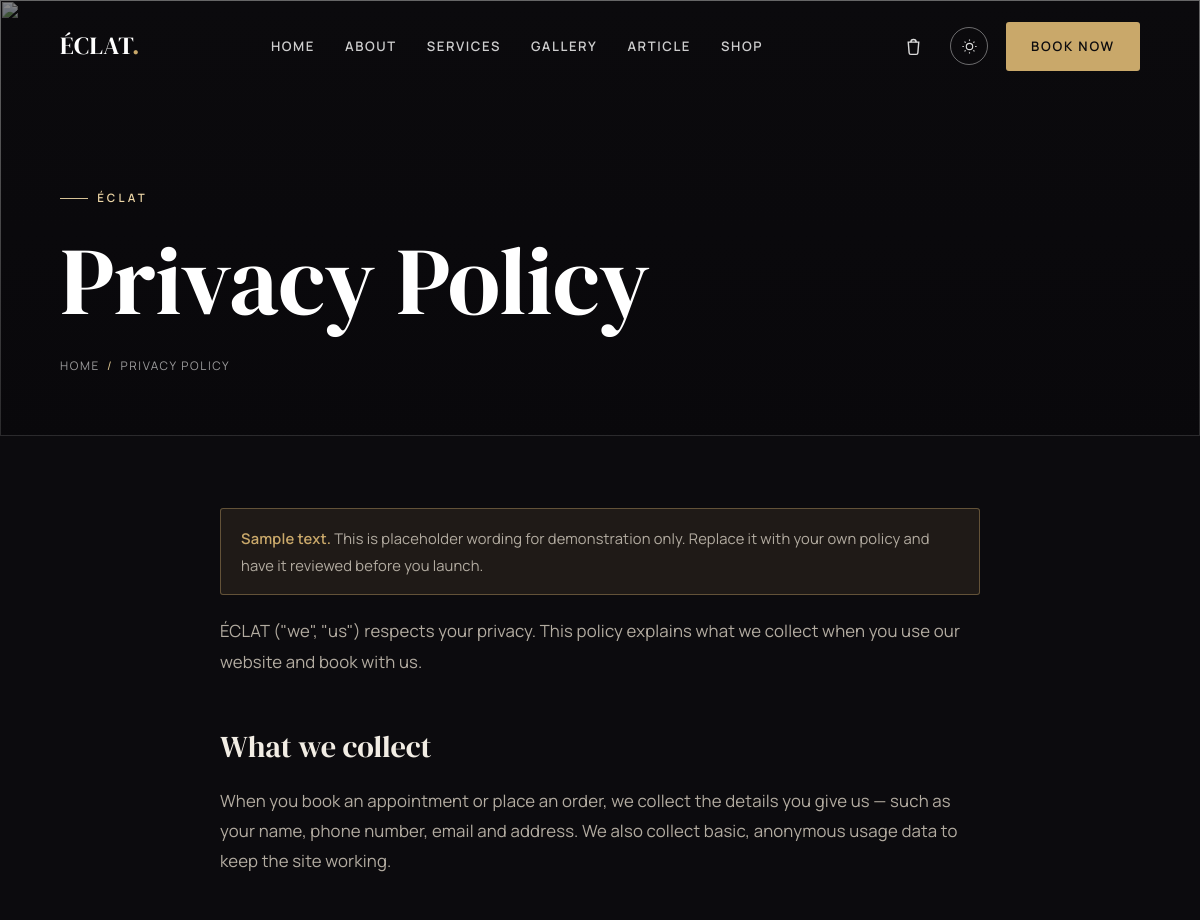
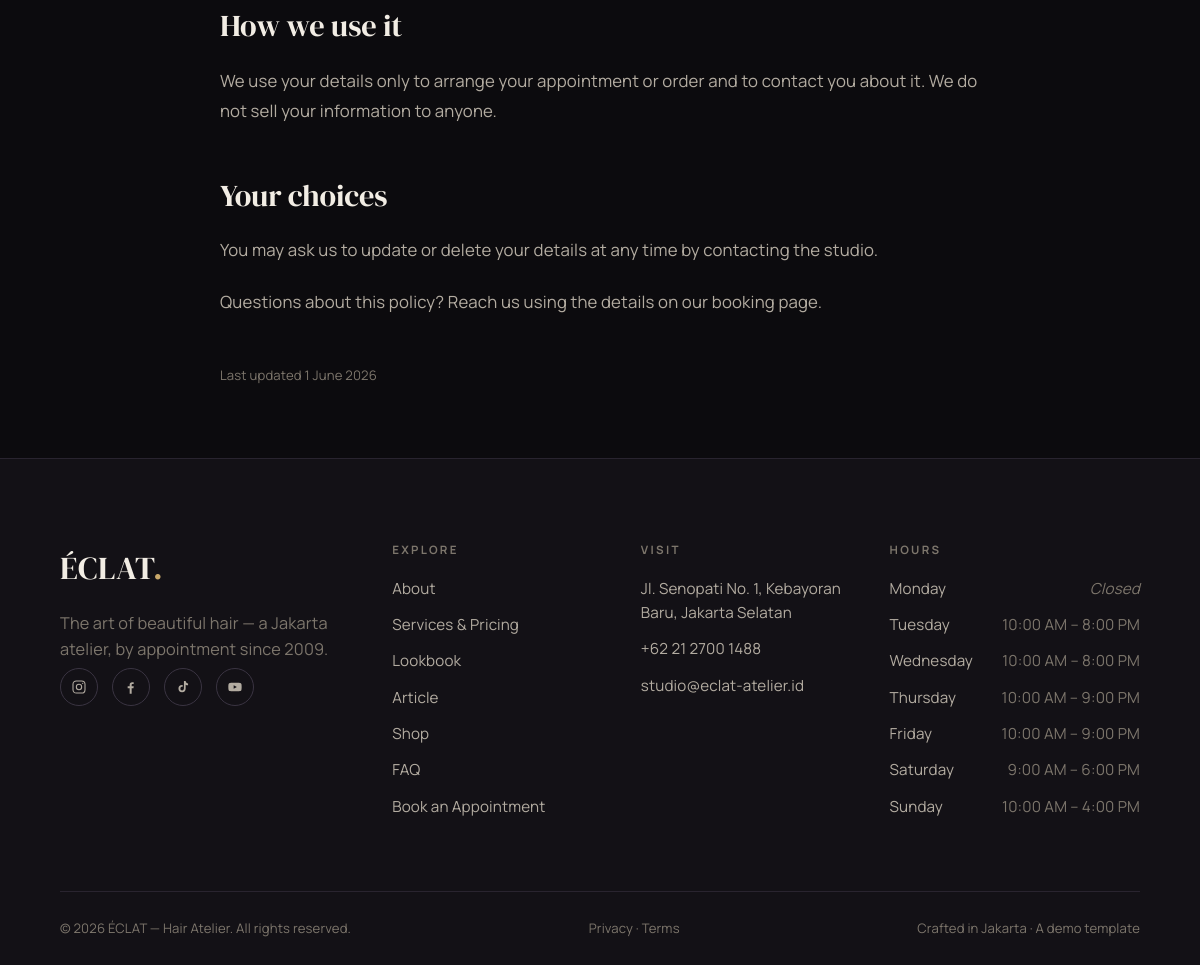
The page /privacy on the database its author committed (2 pictures, top to bottom).
### tables this page shows
CREATE TABLE pages (
    id         INT AUTO_INCREMENT PRIMARY KEY,
    slug       VARCHAR(120) NOT NULL UNIQUE,
    title      VARCHAR(200) NOT NULL,
    body       MEDIUMTEXT   NOT NULL,
    is_active  TINYINT(1)   NOT NULL DEFAULT 1,
    updated_at DATETIME     NULL
);

CREATE TABLE opening_hours (
    id         INT AUTO_INCREMENT PRIMARY KEY,
    day_order  TINYINT      NOT NULL,
    day_name   VARCHAR(12)  NOT NULL,
    open_time  TIME         NULL,
    close_time TIME         NULL,
    is_closed  TINYINT(1)   NOT NULL DEFAULT 0
);

### app/controllers/page.php (called while the page is built, shortened)
<?php
$slug = $_GET['slug'] ?? '';
$page = get_page_by_slug($slug);
render('page', [
    'title'        => $page['title'] . ' — ' . get_setting('site_name_full'),
    'meta'         => $page['title'] . ' — ' . get_setting('site_name'),
    'active'       => '',
    'css'          => ['page'],
    'page'         => $page,
]);

### public/index.php (called while the page is built, shortened)
<?php
$routes = require APP_PATH . '/routes.php';
$uri  = parse_url($_SERVER['REQUEST_URI'] ?? '/', PHP_URL_PATH) ?? '/';
if (BASE_URL !== '') {
    if ($uri === BASE_URL) {
        $uri = '/';
    } elseif (str_starts_with($uri, BASE_URL . '/')) {
        $uri = substr($uri, strlen(BASE_URL));
    }
}
$path = '/' . trim($uri, '/');
$controller = $routes[$path] ?? null;
if ($controller === null && preg_match('#^/shop/([a-z0-9][a-z0-9-]*)$#', $path, $m)) {
    $_GET['slug'] = $m[1];
    $controller = 'product';
}
if ($controller === null && preg_match('#^/blog/([a-z0-9][a-z0-9-]*)$#', $path, $m)) {
    $_GET['slug'] = $m[1];
    $controller = 'article';
}
if ($controller === null && preg_match('#^/([a-z0-9][a-z0-9-]*)$#', $path, $m)) {
    $controller = 'page';
}
if ($controller === null) {
    http_response_code(404);
    $controller_file = APP_PATH . '/controllers/not_found.php';
} else {
    $controller_file = APP_PATH . '/controllers/' . $controller . '.php';
}
require $controller_file;

### app/database.php (called while the page is built, shortened)
<?php
function db(): PDO {
    static $pdo = null;
    if ($pdo instanceof PDO) {
        return $pdo;
    }
    $opts = [
        PDO::ATTR_ERRMODE            => PDO::ERRMODE_EXCEPTION,
        PDO::ATTR_DEFAULT_FETCH_MODE => PDO::FETCH_ASSOC,
        PDO::ATTR_EMULATE_PREPARES   => false,
    ];
    try {
        if (DB_DRIVER === 'sqlite') {
            $pdo = new PDO('sqlite:' . DB_SQLITE_PATH, null, null, $opts);
            $pdo->exec('PRAGMA foreign_keys = ON');
        } else {
            $dsn = sprintf('mysql:host=%s;port=%s;dbname=%s;charset=utf8mb4',
                DB_HOST, DB_PORT, DB_NAME);
            $pdo = new PDO($dsn, DB_USER, DB_PASS, $opts);
        }
    } catch (PDOException $ex) {
        http_response_code(500);
        exit(APP_DEBUG
            ? 'Database connection failed: ' . $ex->getMessage()
            : 'The site is temporarily unavailable. Please try again shortly.');
    }
    return $pdo;
}
function q(string $sql, array $params = []): array {
    $stmt = db()->prepare($sql);
    $stmt->execute($params);
    return $stmt->fetchAll();
}
function q1(string $sql, array $params = []): ?array {
    $stmt = db()->prepare($sql);
    $stmt->execute($params);
    $row = $stmt->fetch();
    return $row === false ? null : $row;
}

### app/models/pages.php (called while the page is built, shortened)
<?php
function get_page_by_slug(string $slug): ?array {
    return q1('SELECT * FROM pages WHERE slug = :slug AND is_active = 1', ['slug' => $slug]);
}

### app/models/settings.php (called while the page is built, shortened)
<?php
function get_setting(string $key, string $default = ''): string {
    static $cache = null;
    if ($cache === null) {
        $cache = [];
        foreach (q('SELECT skey, svalue FROM settings') as $r) {
            $cache[$r['skey']] = $r['svalue'];
        }
    }
    return $cache[$key] ?? $default;
}

### app/models/hours.php (called while the page is built, shortened)
<?php
function get_opening_hours(): array {
    return q('SELECT day_name, open_time, close_time, is_closed
              FROM opening_hours ORDER BY day_order ASC');
}

### app/views/pages/page.php (the view, shortened to what this page needs)
<section class="page-hero page-hero--short">
    <div class="page-hero-bg"><img src="<?= e(url('assets/img/cta/cta.jpg')) ?>" alt="" aria-hidden="true"></div>
    <div class="container">
        <span class="eyebrow">ÉCLAT</span>
        <h1><?= e($page['title']) ?></h1>
        <div class="breadcrumb"><a href="<?= e(url('')) ?>">Home</a><span class="sep">/</span><?= e($page['title']) ?></div>
    </div>
</section>
<section class="section">
    <div class="container narrow page-body reveal"><?= $page['body'] ?></div>
    <?php if (!empty($page['updated_at'])): ?>
        <div class="container narrow page-updated">Last updated <?= e(date('j F Y', strtotime((string) $page['updated_at']))) ?></div>
    <?php endif; ?>
</section>

### app/views/partials/footer.php (shortened to what this page needs)
<?php
$hours   = get_opening_hours();
$ig = get_setting('instagram'); $fb = get_setting('facebook');
$tt = get_setting('tiktok');    $yt = get_setting('youtube');
?>
<footer class="site-footer">
    <div class="container">
        <div class="footer-top">
            <div class="footer-brand">
                <div class="brand"><?= e(get_setting('site_name')) ?><span class="dot">.</span></div>
                <p><?= e(get_setting('tagline')) ?> — a Jakarta atelier, by appointment since <?= e(get_setting('founded_year')) ?>.</p>
                <div class="socials">
                    <a href="<?= e($ig) ?>" aria-label="Instagram"><svg viewBox="0 0 24 24" fill="none" stroke="currentColor" stroke-width="1.6"><rect x="3" y="3" width="18" height="18" rx="5"/><circle cx="12" cy="12" r="4"/><circle cx="17.5" cy="6.5" r="1" fill="currentColor" stroke="none"/></svg></a>
                    <a href="<?= e($fb) ?>" aria-label="Facebook"><svg viewBox="0 0 24 24" fill="currentColor"><path d="M13 22v-8h2.7l.4-3H13V9c0-.9.3-1.5 1.6-1.5H16V4.9c-.3 0-1.2-.1-2.3-.1-2.3 0-3.7 1.4-3.7 3.9V11H7v3h3v8z"/></svg></a>
                    <a href="<?= e($tt) ?>" aria-label="TikTok"><svg viewBox="0 0 24 24" fill="currentColor"><path d="M16 3c.3 2 1.6 3.6 3.6 3.9v2.6c-1.3.1-2.6-.3-3.6-1v5.9a5.4 5.4 0 1 1-5.4-5.4c.3 0 .6 0 .9.1v2.7a2.7 2.7 0 1 0 1.9 2.6V3z"/></svg></a>
                    <a href="<?= e($yt) ?>" aria-label="YouTube"><svg viewBox="0 0 24 24" fill="currentColor"><path d="M22 12s0-3-.4-4.4a2.3 2.3 0 0 0-1.6-1.6C18.5 5.6 12 5.6 12 5.6s-6.5 0-8 .4A2.3 2.3 0 0 0 2.4 7.6C2 9 2 12 2 12s0 3 .4 4.4a2.3 2.3 0 0 0 1.6 1.6c1.5.4 8 .4 8 .4s6.5 0 8-.4a2.3 2.3 0 0 0 1.6-1.6C22 15 22 12 22 12zm-12 2.8V9.2l4.8 2.8z"/></svg></a>
                </div>
            </div>
            <div class="footer-col">
                <h4>Explore</h4>
                <ul>
                    <li><a href="<?= e(url('about')) ?>">About</a></li>
                    <li><a href="<?= e(url('services')) ?>">Services &amp; Pricing</a></li>
                    <li><a href="<?= e(url('gallery')) ?>">Lookbook</a></li>
                    <li><a href="<?= e(url('blog')) ?>">Article</a></li>
                    <li><a href="<?= e(url('shop')) ?>">Shop</a></li>
                    <li><a href="<?= e(url('faq')) ?>">FAQ</a></li>
                    <li><a href="<?= e(url('book')) ?>">Book an Appointment</a></li>
                </ul>
            </div>
            <div class="footer-col">
                <h4>Visit</h4>
                <ul>
                    <?php if ($addr = get_setting('address')): ?><li><?= nl2br(e($addr)) ?></li><?php endif; ?>
                    <li><a href="tel:<?= e(preg_replace('/[^0-9+]/', '', get_setting('phone'))) ?>"><?= e(get_setting('phone')) ?></a></li>
                    <li><a href="mailto:<?= e(get_setting('email')) ?>"><?= e(get_setting('email')) ?></a></li>
                </ul>
            </div>
            <div class="footer-col">
                <h4>Hours</h4>
                <ul>
                    <?php foreach ($hours as $h): ?>
                        <li class="hours-row<?= $h['is_closed'] ? ' closed' : '' ?>">
                            <span class="d"><?= e($h['day_name']) ?></span>
                            <span class="t"><?= $h['is_closed'] ? 'Closed' : e(fmt_time($h['open_time']) . ' – ' . fmt_time($h['close_time'])) ?></span>
                        </li>
                    <?php endforeach; ?>
                </ul>
            </div>
        </div>
        <div class="footer-bottom">
            <span>© <?= date('Y') ?> <?= e(get_setting('site_name_full')) ?>. All rights reserved.</span>
            <span class="footer-legal">
                <a href="<?= e(url('privacy')) ?>">Privacy</a> · <a href="<?= e(url('terms')) ?>">Terms</a>
            </span>
            <span>Crafted in Jakarta · A demo template</span>
        </div>
    </div>
</footer>

### public/assets/css/base/tokens.css (style rules this page uses)
:root { --font-display: "DM Serif Display", Georgia, "Times New Roman", serif; --font-body: "Manrope", system-ui, -apple-system, Segoe UI, Roboto, sans-serif; --fs-eyebrow: 0.72rem; --fs-body: 1.02rem; --fs-lead: clamp(1.12rem, 0.6rem + 1.1vw, 1.4rem); --h4: clamp(1.05rem, 0.9rem + 0.6vw, 1.3rem); --h3: clamp(1.4rem, 1rem + 1.4vw, 2rem); --h2: clamp(2.05rem, 1.2rem + 3.4vw, 3.4rem); --h1: clamp(2.9rem, 1.2rem + 7vw, 6rem); --container: 1220px; --container-narrow: 880px; --gutter: clamp(20px, 5vw, 64px); --section-y: clamp(60px, 6vw, 104px); --radius: 3px; --radius-lg: 6px; --ease: cubic-bezier(0.2, 0.6, 0.2, 1); --dur: 0.65s; --dur-fast: 0.28s; }
:root, [data-theme="dark"] { --bg: #0c0b0e; --bg-2: #131116; --bg-3: #1b181f; --text: #f2ede4; --text-2: #b3aca1; --text-3: #7d766c; --line: #29242f; --line-2: #3a3442; --accent: #c9a86a; --accent-2: #e2c993; --accent-ink: #0c0b0e; --overlay: linear-gradient(180deg, rgba(8,7,10,0.25) 0%, rgba(8,7,10,0.72) 100%); --shadow: 0 24px 60px -28px rgba(0,0,0,0.7); --img-filter: grayscale(0.15) contrast(1.02); }

### public/assets/css/base/typography.css (style rules this page uses)
body { font-family: var(--font-body); font-size: var(--fs-body); font-weight: 400; color: var(--text); background: var(--bg); letter-spacing: 0.01em; transition: background var(--dur-fast) var(--ease), color var(--dur-fast) var(--ease); }
h1, h2, h3, h4 { font-family: var(--font-display); font-weight: 400; line-height: 1.06; letter-spacing: -0.005em; color: var(--text); }
h1 { font-size: var(--h1); font-weight: 400; }
h2 { font-size: var(--h2); }
h4 { font-size: var(--h4); line-height: 1.2; }
p { color: var(--text-2); }
strong { color: var(--text); font-weight: 600; }
.eyebrow { font-family: var(--font-body); font-size: var(--fs-eyebrow); font-weight: 600; letter-spacing: 0.28em; text-transform: uppercase; color: var(--accent); display: inline-flex; align-items: center; gap: 0.8em; }
.eyebrow::before { content: ""; width: 28px; height: 1px; background: var(--accent); opacity: 0.7; }

### public/assets/css/components/layout.css (style rules this page uses)
.container { width: 100%; max-width: var(--container); margin-inline: auto; padding-inline: var(--gutter); }
.container.narrow { max-width: var(--container-narrow); }
.section { padding-block: var(--section-y); }
.reveal { opacity: 0; transform: translateY(22px); transition: opacity var(--dur) var(--ease), transform var(--dur) var(--ease); transition-delay: var(--d, 0s); }
.reveal.is-visible { opacity: 1; transform: none; }

### public/assets/css/components/header.css (style rules this page uses)
.brand { font-family: var(--font-display); font-size: 1.55rem; font-weight: 400; letter-spacing: 0.02em; color: var(--text); transition: color var(--dur-fast) var(--ease); }
.brand .dot { color: var(--accent); }

### public/assets/css/components/hero.css (style rules this page uses)
.page-hero { position: relative; padding-top: 180px; padding-bottom: clamp(60px, 8vw, 110px); overflow: hidden; }
.page-hero-bg { position: absolute; inset: 0; z-index: -2; }
.page-hero-bg img { width: 100%; height: 100%; object-fit: cover; filter: grayscale(0.5) brightness(0.7); }
.page-hero-bg::after { content: ""; position: absolute; inset: 0; background: var(--overlay); }
.page-hero h1 { color: #fff; max-width: 18ch; }
.page-hero .eyebrow { color: #edd6a6; margin-bottom: 22px; }
.page-hero .eyebrow::before { background: #edd6a6; opacity: 0.9; }
.breadcrumb { margin-top: 26px; font-size: 0.74rem; letter-spacing: 0.14em; text-transform: uppercase; color: rgba(255,255,255,0.6); }
.breadcrumb .sep { margin-inline: 0.6em; color: var(--accent-2); }

### public/assets/css/pages/page.css (style rules this page uses)
.page-hero--short { padding-top: 180px; padding-bottom: clamp(36px, 5vw, 64px); min-height: 0; }
.page-body { font-size: 1.05rem; line-height: 1.8; color: var(--text-2); }
.page-body > * + * { margin-top: 1.25em; }
.page-body h2 { font-family: var(--font-display); font-size: clamp(1.4rem, 1.1rem + 1.2vw, 1.9rem); color: var(--text); margin-top: 1.7em; line-height: 1.2; }
.page-body p { color: var(--text-2); }
.page-body strong { color: var(--text); }
.page-body .page-flag { background: color-mix(in srgb, var(--accent) 10%, transparent); border: 1px solid color-mix(in srgb, var(--accent) 40%, transparent); border-radius: var(--radius); padding: 16px 20px; font-size: 0.92rem; color: var(--text-2); }
.page-body .page-flag strong { color: var(--accent); }
.page-updated { margin-top: clamp(32px, 4vw, 48px); font-size: 0.82rem; color: var(--text-3); }

### rows shown on the page
pages: title "Privacy Policy", title "PRIVACY POLICY", body "Sample text. This is placeholder wording for demonstration only. Replace it with your own policy and have it reviewed before you launch. ÉCLAT (\"we\", \"us\") respects your privacy. This policy explains what we collect when you use our website and book with us. What we collect When you book an appointment or place an order, we collect the details you give us — such as your name, phone number, email and address. We also collect basic, anonymous usage data to keep the site working. How we use it We use your details only to arrange your appointment or order and to contact you about it. We do not sell your information to anyone. Your choices You may ask us to update or delete your details at any…", updated_at "1 June 2026"
opening_hours: day_name "Monday", is_closed "Closed"
opening_hours: day_name "Tuesday", open_time+close_time "10:00 AM – 8:00 PM"
opening_hours: day_name "Wednesday", open_time+close_time "10:00 AM – 8:00 PM"
opening_hours: day_name "Thursday", open_time+close_time "10:00 AM – 9:00 PM"
opening_hours: day_name "Friday", open_time+close_time "10:00 AM – 9:00 PM"
opening_hours: day_name "Saturday", open_time+close_time "9:00 AM – 6:00 PM"
opening_hours: day_name "Sunday", open_time+close_time "10:00 AM – 4:00 PM"

### other values the page prints
get_setting('site_name') "ÉCLAT"
$label "HOME"
$label "ABOUT"
$label "SERVICES"
$label "GALLERY"
$label "ARTICLE"
$label "SHOP"
get_setting('tagline') "The art of beautiful hair"
get_setting('founded_year') "2009"
$addr "Jl. Senopati No. 1, Kebayoran Baru, Jakarta Selatan"
get_setting('phone') "+62 21 2700 1488"
get_setting('email') "studio@eclat-atelier.id"
get_setting('site_name_full') "ÉCLAT — Hair Atelier"
